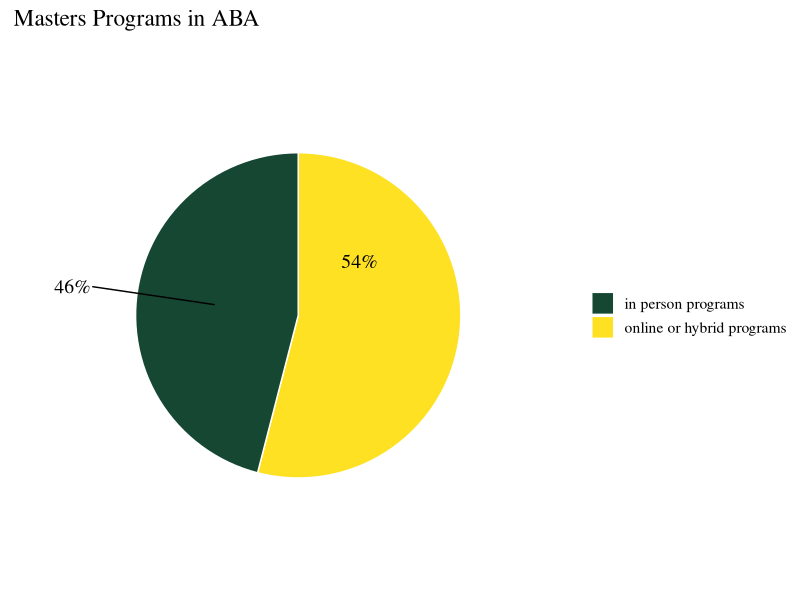

Source code (R):
## ---- chunk 1
library(readr)
library(dplyr)
library(ggplot2)
library(scales)
library(tibble)
library(ggrepel)

df <- read_csv("masters.csv", show_col_types = FALSE)

df <- df %>% mutate(online_or_hybrid = as.integer(online_or_hybrid))

total <- nrow(df)
online_yes <- sum(df$online_or_hybrid == 1L, na.rm = TRUE)
in_person_complement <- total - online_yes

pie_data <- tibble(
  label_key = c("online", "in_person"),
  display   = c("online or hybrid programs", "in person programs"),
  n         = c(online_yes, in_person_complement)
) %>%
  mutate(
    pct   = n / sum(n),
    ypos  = cumsum(n) - n/2,
    pct_lbl = percent(pct)
  )

uo_green  <- "#154733"
uo_yellow <- "#FEE123"

p <- ggplot(pie_data, aes(x = "", y = n, fill = label_key)) +
  geom_col(width = 1, color = "white") +
  coord_polar(theta = "y") +
  scale_fill_manual(
    values = c(online = uo_yellow, in_person = uo_green),
    labels = c(online = "online or hybrid programs", in_person = "in person programs")
  ) +
  labs(
    title = "Masters Programs in ABA",
    fill  = NULL
  ) +
  theme_void(base_size = 14, base_family = "serif") +
  theme(legend.position = "right")
p +
  geom_text(
    data = subset(pie_data, label_key == "online"),
    aes(y = ypos, label = pct_lbl),
    position = position_stack(vjust = 0.5),
    size = 5,
    family = "serif"
  ) +
  geom_text_repel(
    data = subset(pie_data, label_key == "in_person"),
    aes(y = ypos, label = pct_lbl),
    nudge_x = 0.9,           
    direction = "y",
    segment.color = "black", 
    segment.size = 0.5,
    box.padding = 0.25,
    point.padding = 0.2,
    size = 5,
    family = "serif"
  )


